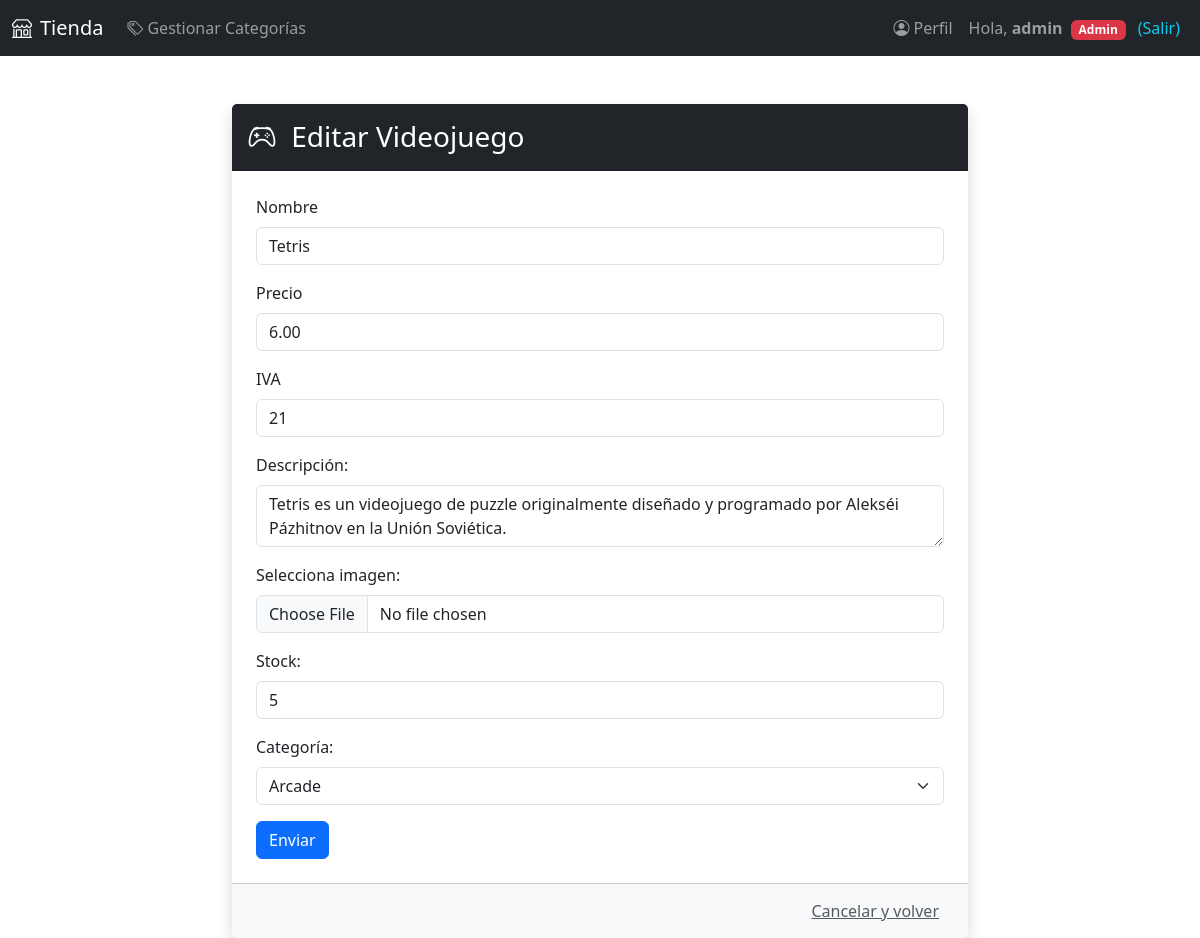
Page /articulos/edit/4 (signed in) on the committed database.
### aplicacion/models.py (models this page shows, shortened)
class Usuarios(db.Model, UserMixin):
    __tablename__ = 'usuarios'
    id = Column(Integer, primary_key=True)
    username = Column(String(100), nullable=False)
    password_hash = Column(String(128), nullable=False)
    nombre = Column(String(200), nullable=False)
    email = Column(String(200), nullable=False, unique=True)
    admin = Column(Boolean, default=False)
    @property
    def password(self):
        raise AttributeError('password is not a readable attribute')

class Articulos(db.Model):
    __tablename__ = 'articulos'
    id = Column(Integer, primary_key=True)
    nombre = Column(String(100), nullable=False)
    precio = Column(Float, default=0)
    iva = Column(Integer, default=21)
    descripcion = Column(String(255))
    image = Column(String(255))
    stock = Column(Integer, default=0)
    CategoriaId = Column(Integer, ForeignKey('categorias.id'), nullable=False)

### aplicacion/app.py (the view, shortened to what this page needs)
@app.route('/articulos/edit/<int:id>', methods=["GET", "POST"])
@login_required
def articulos_edit(id):
    if not current_user.admin: abort(403)
    art = Articulos.query.get_or_404(id)
    form = formArticulo(obj=art)
    form.CategoriaId.choices = [(c.id, c.nombre) for c in Categorias.query.all()]
    return render_template("articulos_new.html", form=form)

### aplicacion/forms.py
class formArticulo(FlaskForm):
    nombre = StringField('Nombre', validators=[DataRequired("Tienes que poner un nombre")])
    precio = DecimalField('Precio', default=0, validators=[DataRequired("Tienes que poner un precio")])
    iva = IntegerField('IVA', default=21, validators=[DataRequired("Tienes que poner un IVA")])
    descripcion = TextAreaField('Descripción:')
    photo = FileField('Selecciona imagen:')
    stock = IntegerField('Stock:', default=1, validators=[DataRequired("Tienes que poner una cantidad de stock")])
    CategoriaId = SelectField('Categoría:', coerce=int)
    submit = SubmitField('Enviar')

### aplicacion/app.py (called while the page is built)
@login_manager.user_loader
def load_user(user_id):
    return Usuarios.query.get(int(user_id))

@app.context_processor
def inject_permissions():
    return dict(
        is_login=current_user.is_authenticated,
        is_admin=getattr(current_user, 'admin', False)
    )

### aplicacion/templates/articulos_new.html (shortened to what this page needs)
{% extends "base2.html" %}
{% from 'bootstrap5/form.html' import render_form %}
{% block contenido %}
<div class="container mt-5">
    <div class="row justify-content-center">
        <div class="col-md-8">
            <div class="card shadow border-0">
                <div class="card-header bg-dark text-white py-3">
                    <h3 class="mb-0">
                        <span class="bi bi-controller me-2"></span>
                        {% if request.endpoint == 'articulos_new' %}Añadir Nuevo Videojuego{% else %}Editar Videojuego{% endif %}
                    </h3>
                </div>
                <div class="card-body p-4">
                    <form method="post" enctype="multipart/form-data">
                        {{ render_form(form) }}
                    </form>
                </div>
                <div class="card-footer bg-light text-end">
                    <a href="{{ url_for('inicio') }}" class="btn btn-link text-muted">Cancelar y volver</a>
                </div>
            </div>
        </div>
    </div>
</div>
{% endblock %}

### aplicacion/templates/base2.html
{% extends "base.html" %}
{% block navbar %}
<nav class="navbar navbar-expand-lg navbar-dark bg-dark">
    <div class="container-fluid">
        <a class="navbar-brand" href="/"><span class="bi bi-shop me-2"></span>Tienda</a>
        <div class="collapse navbar-collapse" id="navbarNav">
            <ul class="navbar-nav me-auto">
                {% if is_admin %}
                <li class="nav-item">
                    <a class="nav-link" href="{{ url_for('categorias_lista') }}">
                        <span class="bi bi-tags me-1"></span>Gestionar Categorías
                    </a>
                </li>
                {% endif %}
            </ul>
            <ul class="navbar-nav ms-auto">
                {% if is_login %}
                <li class="nav-item">
                    <a class="nav-link" href="{{ url_for('perfil', username=current_user.username) }}">
                        <span class="bi bi-person-circle me-1"></span>Perfil
                    </a>
                </li>
                <li class="nav-item">
                    <a class="nav-link" href="{{ url_for('logout') }}">
                        Hola, <strong>{{ current_user.username }}</strong>
                        {% if is_admin %}<span class="badge bg-danger ms-1">Admin</span>{% endif %}
                        <span class="ms-2 text-info">(Salir)</span>
                    </a>
                </li>
                {% else %}
                <li class="nav-item"><a class="nav-link" href="{{ url_for('login') }}">Login</a></li>
                <li class="nav-item"><a class="nav-link" href="{{ url_for('registro') }}">Registro</a></li>
                {% endif %}
            </ul>
        </div>
    </div>
</nav>
{% endblock %}
{% block content %}
    {% block contenido %}{% endblock %}
{% endblock %}

### rows in the picture
Usuarios: username "admin"
Articulos: nombre "Tetris", precio "6.00", iva "21", descripcion "Tetris es un videojuego de puzzle originalmente diseñado y programado por Alekséi Pázhitnov en la Unión Soviética.", stock "5", CategoriaId "Arcade"
